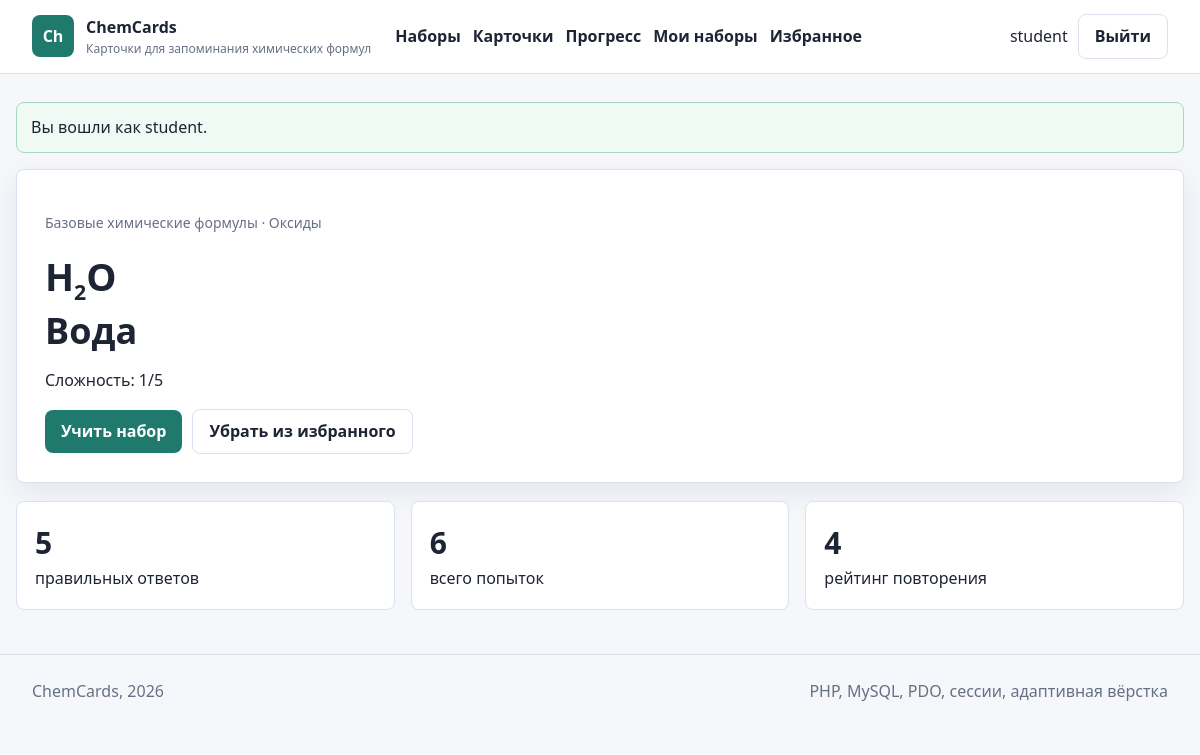
Screenshot of /card.php?id=1 (signed in) with the database file from the repository.
### tables this page shows
CREATE TABLE users (
  id INT UNSIGNED AUTO_INCREMENT PRIMARY KEY,
  username VARCHAR(50) NOT NULL UNIQUE,
  email VARCHAR(120) NOT NULL UNIQUE,
  password_hash VARCHAR(255) NOT NULL,
  role ENUM('user', 'admin') NOT NULL DEFAULT 'user',
  created_at TIMESTAMP NOT NULL DEFAULT CURRENT_TIMESTAMP
);

CREATE TABLE flashcards (
  id INT UNSIGNED AUTO_INCREMENT PRIMARY KEY,
  set_id INT UNSIGNED NOT NULL,
  category_id INT UNSIGNED NOT NULL,
  formula VARCHAR(80) NOT NULL,
  name VARCHAR(160) NOT NULL,
  difficulty TINYINT UNSIGNED NOT NULL DEFAULT 1,
  created_at TIMESTAMP NOT NULL DEFAULT CURRENT_TIMESTAMP,
  updated_at TIMESTAMP NULL DEFAULT NULL ON UPDATE CURRENT_TIMESTAMP,
  INDEX idx_flashcards_formula (formula),
  INDEX idx_flashcards_name (name),
  CONSTRAINT fk_flashcards_set
    FOREIGN KEY (set_id) REFERENCES flashcard_sets(id)
    ON DELETE CASCADE,
  CONSTRAINT fk_flashcards_category
    FOREIGN KEY (category_id) REFERENCES categories(id)
    ON DELETE RESTRICT
);

CREATE TABLE flashcard_sets (
  id INT UNSIGNED AUTO_INCREMENT PRIMARY KEY,
  user_id INT UNSIGNED NULL,
  name VARCHAR(120) NOT NULL,
  description TEXT NULL,
  is_public TINYINT(1) NOT NULL DEFAULT 0,
  created_at TIMESTAMP NOT NULL DEFAULT CURRENT_TIMESTAMP,
  updated_at TIMESTAMP NULL DEFAULT NULL ON UPDATE CURRENT_TIMESTAMP,
  CONSTRAINT fk_sets_user
    FOREIGN KEY (user_id) REFERENCES users(id)
    ON DELETE CASCADE
);

CREATE TABLE categories (
  id INT UNSIGNED AUTO_INCREMENT PRIMARY KEY,
  name VARCHAR(80) NOT NULL UNIQUE,
  description VARCHAR(255) NULL
);

CREATE TABLE user_progress (
  id INT UNSIGNED AUTO_INCREMENT PRIMARY KEY,
  user_id INT UNSIGNED NOT NULL,
  flashcard_id INT UNSIGNED NOT NULL,
  correct_count INT UNSIGNED NOT NULL DEFAULT 0,
  total_count INT UNSIGNED NOT NULL DEFAULT 0,
  rating TINYINT UNSIGNED NOT NULL DEFAULT 0,
  last_reviewed DATETIME NULL,
  next_review DATETIME NULL,
  UNIQUE KEY uq_progress_user_card (user_id, flashcard_id),
  CONSTRAINT fk_progress_user
    FOREIGN KEY (user_id) REFERENCES users(id)
    ON DELETE CASCADE,
  CONSTRAINT fk_progress_card
    FOREIGN KEY (flashcard_id) REFERENCES flashcards(id)
    ON DELETE CASCADE
);

### includes/functions.php (called while the page is built, shortened)
<?php
require_once __DIR__ . '/db.php';
function h($value): string
{
    return htmlspecialchars((string) $value, ENT_QUOTES, 'UTF-8');
}
function app_url(string $path = ''): string
{
    return BASE_URL . '/' . ltrim($path, '/');
}
function consume_flash(): array
{
    $items = $_SESSION['flash'] ?? [];
    return $items;
}
function current_user(): ?array
{
    static $loaded = false;
    static $user = null;
    if ($loaded) {
        return $user;
    }
    $loaded = true;
    $stmt = get_pdo()->prepare('SELECT id, username, email, role, created_at FROM users WHERE id = ?');
    $stmt->execute([$_SESSION['user_id']]);
    $user = $stmt->fetch() ?: null;
    return $user;
}
function is_admin(): bool
{
    $user = current_user();
    return $user && $user['role'] === 'admin';
}
function render_formula(string $formula): string
{
    $safe = h($formula);
    return preg_replace('/(\d+)/', '<sub>$1</sub>', $safe) ?? $safe;
}
function set_accessible_where(?array $user): array
{
    return ['(s.is_public = 1 OR s.user_id = ?)', [$user['id']]];
}
function ensure_set_access(int $setId): array
{
    $user = current_user();
    [$where, $params] = set_accessible_where($user);
    $stmt = get_pdo()->prepare("SELECT s.*, u.username AS owner_name FROM flashcard_sets s LEFT JOIN users u ON u.id = s.user_id WHERE s.id = ? AND $where");
    $stmt->execute(array_merge([$setId], $params));
    $set = $stmt->fetch();
    return $set;
}
function fetch_card(int $cardId): ?array
{
    $stmt = get_pdo()->prepare(
        'SELECT f.*, s.name AS set_name, c.name AS category
         FROM flashcards f
         JOIN flashcard_sets s ON s.id = f.set_id
         JOIN categories c ON c.id = f.category_id
         WHERE f.id = ?'
    );
    $stmt->execute([$cardId]);
    return $stmt->fetch() ?: null;
}

### includes/db.php (called while the page is built, shortened)
<?php
function get_pdo(): PDO
{
    static $pdo = null;
    if ($pdo instanceof PDO) {
        return $pdo;
    }
    $dsn = 'mysql:host=' . DB_HOST . ';dbname=' . DB_NAME . ';charset=utf8mb4';
    $pdo = new PDO($dsn, DB_USER, DB_PASS, [
        PDO::ATTR_ERRMODE => PDO::ERRMODE_EXCEPTION,
        PDO::ATTR_DEFAULT_FETCH_MODE => PDO::FETCH_ASSOC,
        PDO::ATTR_EMULATE_PREPARES => false,
    ]);
    return $pdo;
}

### card.php (the view, shortened to what this page needs)
<?php
require_once __DIR__ . '/includes/functions.php';
$cardId = (int) ($_GET['id'] ?? 0);
$card = fetch_card($cardId);
ensure_set_access((int) $card['set_id']);
$user = current_user();
$progress = null;
$isFavorite = false;
if ($user) {
    $stmt = get_pdo()->prepare('SELECT * FROM user_progress WHERE user_id = ? AND flashcard_id = ?');
    $stmt->execute([$user['id'], $cardId]);
    $progress = $stmt->fetch() ?: null;
    $stmt = get_pdo()->prepare('SELECT COUNT(*) FROM favorites WHERE user_id = ? AND flashcard_id = ?');
    $stmt->execute([$user['id'], $cardId]);
    $isFavorite = (int) $stmt->fetchColumn() > 0;
}
include __DIR__ . '/includes/header.php';
?>
<section class="panel">
    <p class="meta"><?= h($card['set_name']) ?> · <?= h($card['category']) ?></p>
    <div class="formula"><?= render_formula($card['formula']) ?></div>
    <h1><?= h($card['name']) ?></h1>
    <p>Сложность: <?= h((string) $card['difficulty']) ?>/5</p>
    <div class="actions">
        <a class="button" href="<?= h(app_url('study.php?set_id=' . $card['set_id'] . '&mode=normal&reset=1')) ?>">Учить набор</a>
        <?php if ($user): ?>
            <form method="post" action="<?= h(app_url('favorite_toggle.php')) ?>">
                <button class="ghost" type="submit"><?= $isFavorite ? 'Убрать из избранного' : 'Добавить в избранное' ?></button>
            </form>
        <?php endif; ?>
    </div>
</section>
<?php if ($user): ?>
    <section class="grid" style="margin-top: 18px;">
        <div class="stat">
            <strong><?= h((string) ($progress['correct_count'] ?? 0)) ?></strong>
            <span>правильных ответов</span>
        </div>
        <div class="stat">
            <strong><?= h((string) ($progress['total_count'] ?? 0)) ?></strong>
            <span>всего попыток</span>
        </div>
        <div class="stat">
            <strong><?= h((string) ($progress['rating'] ?? 0)) ?></strong>
            <span>рейтинг повторения</span>
        </div>
    </section>
<?php endif; ?>
<?php include __DIR__ . '/includes/footer.php'; ?>

### includes/header.php (shortened to what this page needs)
<?php
$user = current_user();
?>
<!doctype html>
<html lang="ru">
<head>
    <link rel="stylesheet" href="<?= h(app_url('css/style.css')) ?>">
</head>
<body>
<header class="topbar">
    <a class="brand" href="<?= h(app_url('index.php')) ?>">
        <span class="brand-mark">Ch</span>
        <span>
            <strong><?= h(APP_NAME) ?></strong>
            <small><?= h(APP_SUBTITLE) ?></small>
        </span>
    </a>
    <nav class="nav">
        <a href="<?= h(app_url('sets.php')) ?>">Наборы</a>
        <a href="<?= h(app_url('cards.php')) ?>">Карточки</a>
        <a href="<?= h(app_url('stats.php')) ?>">Прогресс</a>
        <?php if ($user): ?>
            <a href="<?= h(app_url('my_sets.php')) ?>">Мои наборы</a>
            <a href="<?= h(app_url('favorites.php')) ?>">Избранное</a>
        <?php endif; ?>
    </nav>
    <div class="account">
        <?php if ($user): ?>
            <span><?= h($user['username']) ?></span>
            <a class="button ghost" href="<?= h(app_url('logout.php')) ?>">Выйти</a>
        <?php else: ?>
            <a class="button ghost" href="<?= h(app_url('login.php')) ?>">Войти</a>
            <a class="button" href="<?= h(app_url('register.php')) ?>">Регистрация</a>
        <?php endif; ?>
    </div>
</header>
<main class="container">
    <?php foreach (consume_flash() as $item): ?>
        <div class="alert <?= h($item['type']) ?>"><?= h($item['message']) ?></div>
    <?php endforeach; ?>

### css/style.css (style rules this page uses)
:root { --bg: #f5f7fb; --surface: #ffffff; --surface-soft: #eef5f2; --ink: #1d2433; --muted: #667085; --line: #d9e2ec; --primary: #1f7a6d; --primary-dark: #155f54; --accent: #b64b2a; --warning: #a56b00; --danger: #b42318; --success: #157347; --shadow: 0 10px 30px rgba(22, 34, 51, 0.08); }
* { box-sizing: border-box; }
body { margin: 0; background: var(--bg); color: var(--ink); font-family: "Segoe UI", Arial, sans-serif; line-height: 1.55; }
a { color: var(--primary); text-decoration: none; }
.topbar { position: sticky; top: 0; z-index: 10; display: flex; align-items: center; gap: 24px; padding: 14px 32px; background: rgba(255, 255, 255, 0.94); border-bottom: 1px solid var(--line); backdrop-filter: blur(12px); }
.brand { display: flex; align-items: center; gap: 12px; min-width: 240px; color: var(--ink); }
.brand-mark { display: grid; width: 42px; height: 42px; place-items: center; border-radius: 8px; background: var(--primary); color: #ffffff; font-weight: 800; }
.brand small { display: block; color: var(--muted); font-size: 12px; }
.nav { display: flex; flex: 1; flex-wrap: wrap; gap: 12px; }
.nav a { color: var(--ink); font-weight: 600; }
.account { display: flex; align-items: center; gap: 10px; white-space: nowrap; }
.container { width: min(1180px, calc(100% - 32px)); margin: 28px auto 44px; }
.panel, .card, .table-wrap, .form-panel { background: var(--surface); border: 1px solid var(--line); border-radius: 8px; box-shadow: var(--shadow); }
.panel { padding: 28px; }
h1, h2, h3 { margin: 0 0 14px; line-height: 1.2; }
h1 { font-size: 36px; }
.actions, .inline-actions { display: flex; flex-wrap: wrap; gap: 10px; align-items: center; }
.button, button, input[type="submit"] { display: inline-flex; min-height: 40px; align-items: center; justify-content: center; gap: 8px; border: 0; border-radius: 8px; padding: 9px 16px; background: var(--primary); color: #ffffff; font: inherit; font-weight: 700; cursor: pointer; }
.button.ghost, button.ghost { border: 1px solid var(--line); background: #ffffff; color: var(--ink); }
.grid { display: grid; grid-template-columns: repeat(auto-fit, minmax(240px, 1fr)); gap: 16px; }
.meta { color: var(--muted); font-size: 14px; }
.formula { font-size: 38px; font-weight: 800; letter-spacing: 0; }
.formula sub { font-size: 0.56em; }
form { margin: 0; }
.alert { margin-bottom: 16px; border-radius: 8px; padding: 12px 14px; border: 1px solid var(--line); background: #ffffff; }
.alert.success { border-color: #a7d7bf; background: #eefaf3; }
.stat { padding: 18px; border-radius: 8px; background: #ffffff; border: 1px solid var(--line); }
.stat strong { display: block; font-size: 30px; }

### rows the page displays
users: username "student"
flashcards: set.name "Базовые химические формулы", category.name "Оксиды", formula "H 2 O", name "Вода", difficulty "1"
user_progress: correct_count "5", total_count "6", rating "4"

### other values shown
APP_NAME "ChemCards"
APP_SUBTITLE "Карточки для запоминания химических формул"
$item['message'] "Вы вошли как student."
